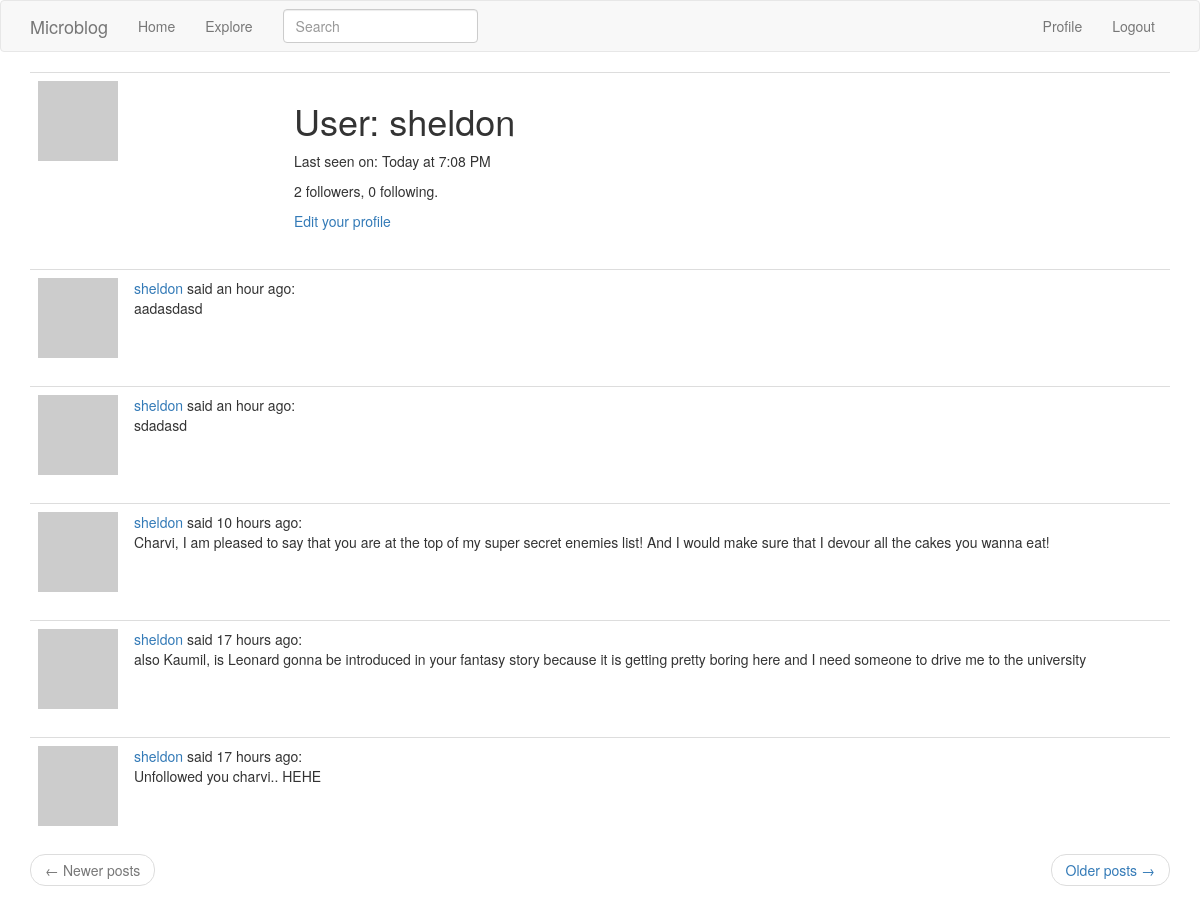
/user/sheldon (signed in), run on the app's committed database.
### app/sql/models.py (models this page shows, shortened)
class User(UserMixin,db.Model):
    id = db.Column(db.Integer, primary_key=True)
    username = db.Column(db.String(64), index=True, unique=True)
    email = db.Column(db.String(120),index=True, unique=True)
    password_hash = db.Column(db.String(128))
    posts = db.relationship('Post',backref='author',lazy='dynamic')
    about_me = db.Column(db.String(140))
    last_seen = db.Column(db.DateTime,default=datetime.utcnow)
    followed = db.relationship(
        'User',secondary=followers,
        primaryjoin=(followers.c.follower_id==id),
        secondaryjoin=(followers.c.followed_id==id),
        backref=db.backref('followers',lazy='dynamic'),
        lazy='dynamic'
    )
    def avatar(self,size):
        digest = md5(self.email.lower().encode('utf-8')).hexdigest()
        return f'https://www.gravatar.com/avatar/{digest}?d=identicon&s={size}'

class SearchableMixin(object):
    @classmethod
    def before_commit(cls,session):
        session._changes = {
            "add": list(session.new),
            "update": list(session.dirty),
            "delete": list(session.deleted)
        }
    @classmethod
    def after_commit(cls,session):
        for obj in session._changes['add']:
            if isinstance(obj, SearchableMixin):
                add_to_index(obj.__tablename__,obj)
        for obj in session._changes['update']:
            if isinstance(obj, SearchableMixin):
                add_to_index(obj.__tablename__,obj)
        for obj in session._changes['delete']:
            if isinstance(obj,SearchableMixin):
                remove_from_index(obj.__tablename__,obj)
        session._changes = None

class Post(SearchableMixin,db.Model):
    __searchable__ = ['body']
    id = db.Column(db.Integer,primary_key=True)
    body = db.Column(db.String(140))
    timestamp = db.Column(db.DateTime,index=True,default=datetime.utcnow)
    user_id = db.Column(db.Integer,db.ForeignKey('user.id'))

### app/main/routes.py (the view)
@bp.route('/user/<username>')
@login_required
def user(username):
    user = User.query.filter_by(username=username).first_or_404()
    page = request.args.get('page',1,type=int)
    posts = user.posts.order_by(Post.timestamp.desc()).paginate(page,current_app.config['POSTS_PER_PAGE'],False)
    next_url = url_for('main.user',username=user.username,page=posts.next_num) if posts.has_next else None
    prev_url = url_for('main.user',username=user.username,page=posts.prev_num) if posts.has_prev else None
    form = EmptyForm()
    return render_template('user.html',user=user,posts=posts.items,form=form,next_url=next_url,prev_url=prev_url)

### app/main/forms.py
class SearchForm(FlaskForm):
    q = StringField("Search",validators=[DataRequired()])
    def __init__(self, *args, **kwargs):
        if 'formdata' not in kwargs:
            kwargs['formdata'] = request.args
        if 'csrf_enabled' not in kwargs:
            kwargs['csrf_enabled'] = False
        super(SearchForm,self).__init__(*args,**kwargs)

class EmptyForm(FlaskForm):
    submit = SubmitField('Submit')

### app/main/routes.py (called while the page is built)
@bp.before_app_request
def before_request():
    if current_user.is_authenticated:
        current_user.last_seen = datetime.utcnow()
        db.session.commit()
        g.search_form = SearchForm()

### app/sql/models.py (called while the page is built)
@login.user_loader
def load_user(id):
    return User.query.get(int(id))

### app/main/templates/user.html (shortened to what this page needs)
{% extends "base.html" %}
{% block app_content %}
    <table class="table table-hover">
        <tr>
            <td width="256px"><img src="{{ user.avatar(256) }}"></td>
            <td>
                <h1>User: {{ user.username }}</h1>
                {% if user.last_seen %}
                    <p>Last seen on: {{ moment(user.last_seen).calendar() }}</p>
                {% endif %}
                <p>{{ user.followers.count() }} followers, {{ user.followed.count() }} following.</p>
                {% if user == current_user %}
                <p><a href="{{ url_for('main.edit_profile') }}">Edit your profile</a></p>
                {% endif %}
            </td>
        </tr>
    </table>
    {% for post in posts %}
        {% include '_post.html' %}
    {% endfor %}
    <nav aria-label="...">
        <ul class="pager">
            <li class="previous{% if not prev_url %} disabled{% endif %}">
                <a href="{{ prev_url or '#' }}">
                    <span aria-hidden="true">&larr;</span> Newer posts
                </a>
            </li>
            <li class="next{% if not next_url %} disabled{% endif %}">
                <a href="{{ next_url or '#' }}">
                    Older posts <span aria-hidden="true">&rarr;</span>
                </a>
            </li>
        </ul>
    </nav>
{% endblock %}

### app/templates/_post.html
    <table class="table table-hover">
        <tr>
            <td width="70px">
                <a href="{{ url_for('main.user', username=post.author.username) }}">
                    <img src="{{ post.author.avatar(70) }}" />
                </a>
            </td>
            <td>
                <a href="{{ url_for('main.user', username=post.author.username) }}">
                    {{ post.author.username }}
                </a>
                said {{ moment(post.timestamp).fromNow() }}:
                <br>
                {{ post.body }}
            </td>
        </tr>
    </table>

### data on the page
User: username "sheldon", last_seen "Today at 7:08 PM"
Post: author.username "sheldon", timestamp "an hour ago", body "aadasdasd"
Post: author.username "sheldon", timestamp "an hour ago", body "sdadasd"
Post: author.username "sheldon", timestamp "10 hours ago", body "Charvi, I am pleased to say that you are at the top of my super secret enemies list! And I would make sure that I devour all the cakes you wanna eat!"
Post: author.username "sheldon", timestamp "17 hours ago", body "also Kaumil, is Leonard gonna be introduced in your fantasy story because it is getting pretty boring here and I need someone to drive me to the university"
Post: author.username "sheldon", timestamp "17 hours ago", body "Unfollowed you charvi.. HEHE"

### other printed values
{{ user.followers.count() }} "2"
{{ user.followed.count() }} "0"
